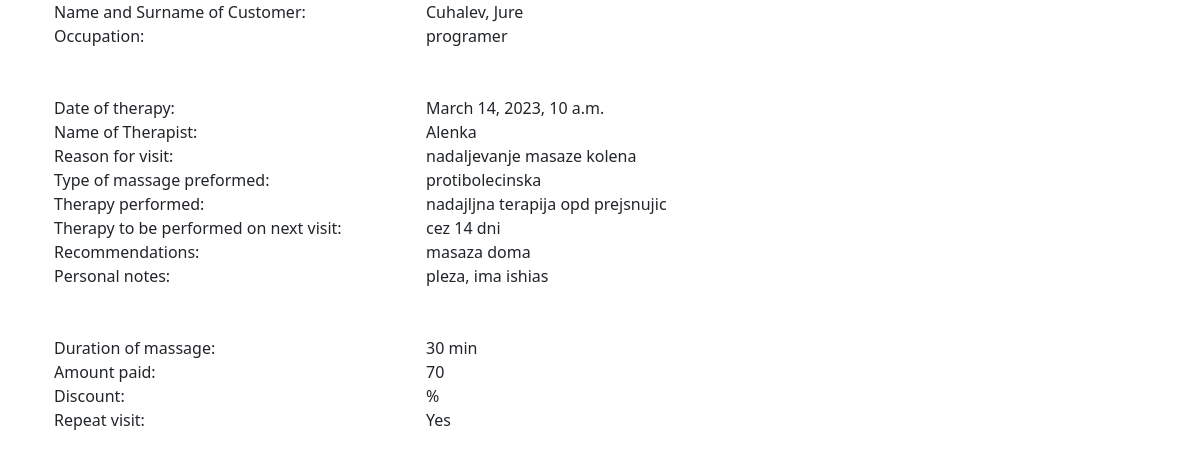
The page /massage_list/3/detail/ on the database its author committed.
### web/models.py (models this page shows, shortened)
class Massage(models.Model):
    customer = models.ForeignKey('Customer', on_delete=models.CASCADE, )
    therapist = models.ForeignKey(User, on_delete=models.CASCADE, )
    massage_date = models.DateTimeField(blank=True,
                                        null=True)  # needs to be date of current massage; can be changed n request by user (not neccessarily entered the same date as therapy done)
    reason_for_visit = models.TextField(default='')
    kind = models.CharField(max_length=300)
    massage_notes = models.TextField(default='')
    next_visit = models.TextField(default='', blank=True)
    recommendations = models.TextField(default='', blank=True)
    personal_notes = models.TextField(default='', blank=True)
    duration = models.CharField(max_length=200, default='')
    amount = models.CharField(max_length=200, default='')
    discount = models.CharField(max_length=200, default=0, blank=True)
    repeat_visit = models.BooleanField(default=False)
    added = models.DateTimeField(auto_now_add=True)
    changed = models.DateTimeField(auto_now=True)

class Customer(models.Model):
    name = models.CharField(max_length=200)
    surname = models.CharField(max_length=200)
    email = models.EmailField(max_length=254)
    phone = models.CharField(max_length=100)
    occupation = models.CharField(max_length=200)
    previous_massage = models.BooleanField(default=False)
    salon_choice = models.CharField(max_length=200, default='')
    frequency = models.CharField(max_length=200, default='')
    referral = models.CharField(max_length=200, default='')
    def __str__(self):
        return f'{self.surname}, {self.name}'

### web/views.py (the view)
# urls.py: path('massage_list/<int:pk>/detail/', views.massage_detail, name='massage_detail'),
def massage_detail(request, pk):
    massage = get_object_or_404(Massage, pk=pk)
    return render(request,
                  'web/massage_detail.html',
                  {'massage': massage})

### web/templates/web/massage_detail.html (shortened to what this page needs)
{% extends "base.html" %}
{% block content %}
<div class="container text-left">
    <div>
        <div class="row">
            <div class="col-sm-4">Name and Surname of Customer:</div>
            <div class="col-sm-8">{{massage.customer}}</div>
        </div>
        <div class="row">
            <div class="col-sm-4">Occupation:</div>
            <div class="col-sm-8">{{massage.customer.occupation}}</div>
        </div>
    </div>
    <br>
    <br>
    <div>
        <div class="row">
            <div class="col-sm-4">Date of therapy:</div>
            <div class="col-sm-8">{{massage.massage_date}}</div>
        </div>
        <div class="row">
            <div class="col-sm-4">Name of Therapist:</div>
            <div class="col-sm-8">{{massage.therapist}}</div>
        </div>
                <div class="row">
            <div class="col-sm-4">Reason for visit:</div>
            <div class="col-sm-8">{{massage.reason_for_visit}}</div>
        </div>
        <div class="row">
            <div class="col-sm-4">Type of massage preformed:</div>
            <div class="col-sm-8">{{massage.kind}}</div>
        </div>
        <div class="row">
            <div class="col-sm-4">Therapy performed:</div>
            <div class="col-sm-8">{{massage.massage_notes}}</div>
        </div>
        <div class="row">
            <div class="col-sm-4">Therapy to be performed on next visit:</div>
            <div class="col-sm-8">{{massage.next_visit}}</div>
        </div>
        <div class="row">
            <div class="col-sm-4">Recommendations:</div>
            <div class="col-sm-8">{{massage.recommendations}}</div>
        </div>
        <div class="row">
            <div class="col-sm-4">Personal notes:</div>
            <div class="col-sm-8">{{massage.personal_notes}}</div>
        </div>
    </div>
    <br>
    <br>
    <div>
        <div class="row">
            <div class="col-sm-4">Duration of massage:</div>
            <div class="col-sm-8">{{massage.duration}}</div>
        </div>
        <div class="row">
            <div class="col-sm-4">Amount paid:</div>
            <div class="col-sm-8">{{massage.amount}}</div>
        </div>
        <div class="row">
            <div class="col-sm-4">Discount:</div>
            <div class="col-sm-8">{{massage.discount}} %</div>
        </div>
        <div class="row">
            <div class="col-sm-4">Repeat visit:</div>
            <div class="col-sm-8">
                {% if massage.repeat_visit %}
                Yes
                {% else %}
                No
                {% endif %}
            </div>
        </div>
    </div>
</div>
{% endblock %}

### rows shown on the page
Massage: customer "Cuhalev, Jure", customer.occupation "programer", massage_date "March 14, 2023, 10 a.m.", therapist "Alenka", reason_for_visit "nadaljevanje masaze kolena", kind "protibolecinska", massage_notes "nadajljna terapija opd prejsnujic", next_visit "cez 14 dni", recommendations "masaza doma", personal_notes "pleza, ima ishias", duration "30 min", amount "70"
